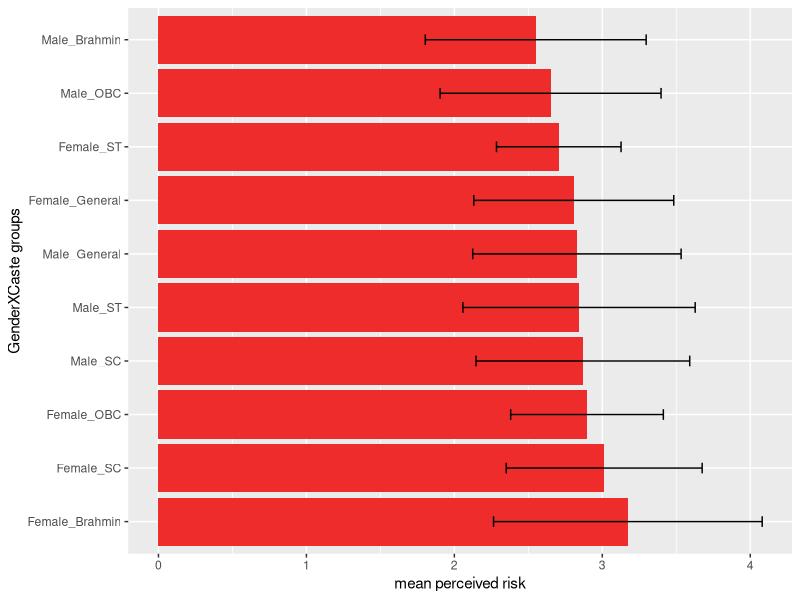
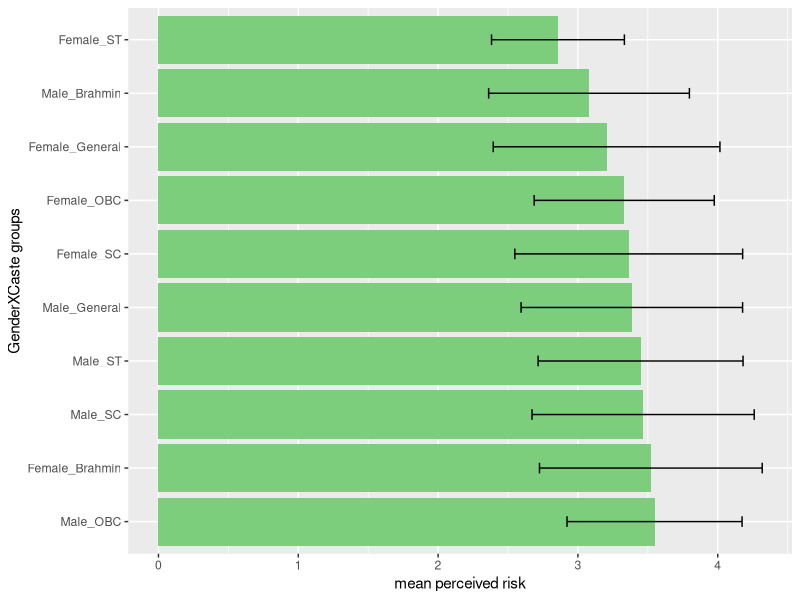
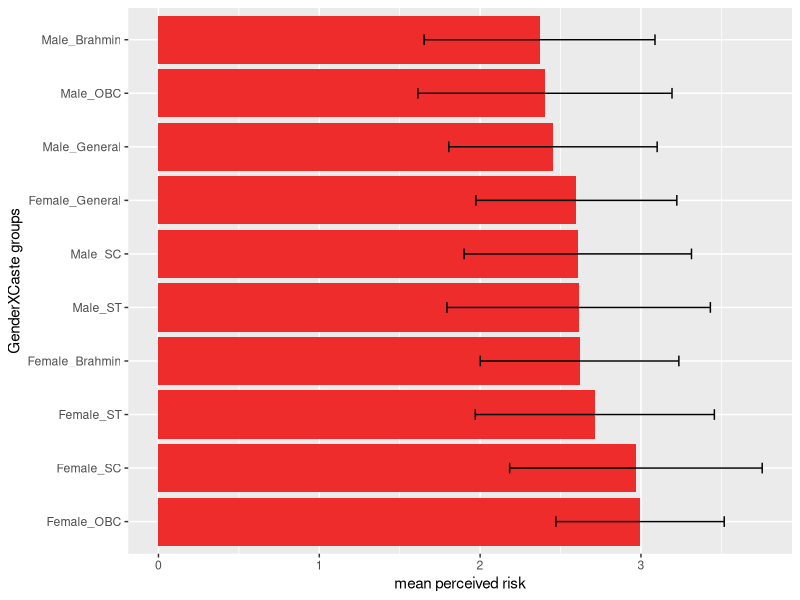
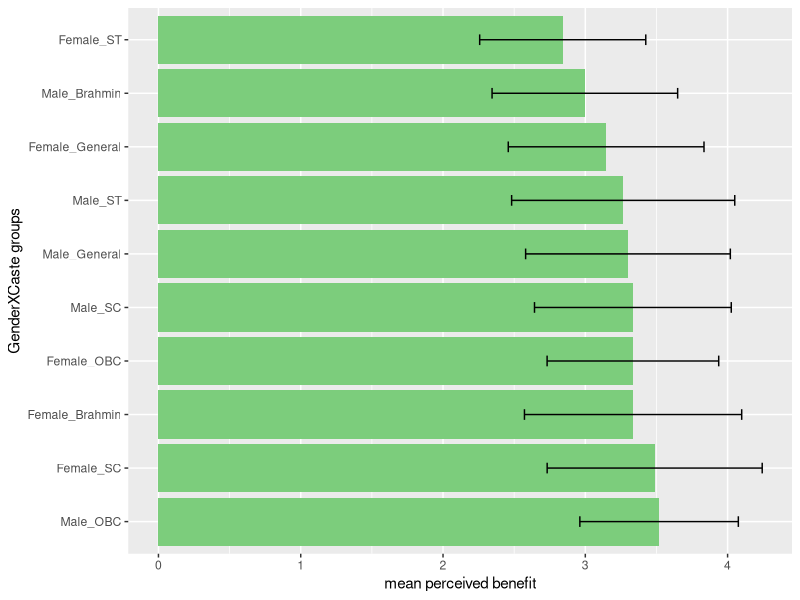
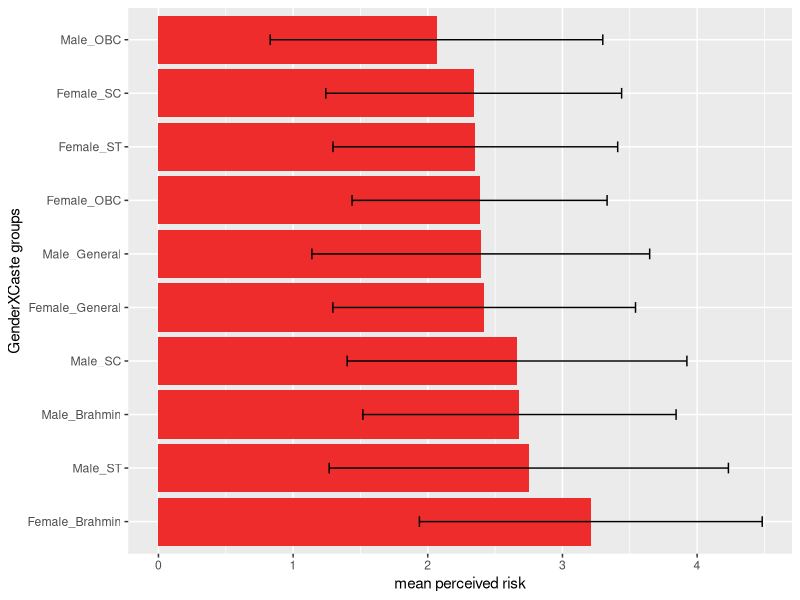
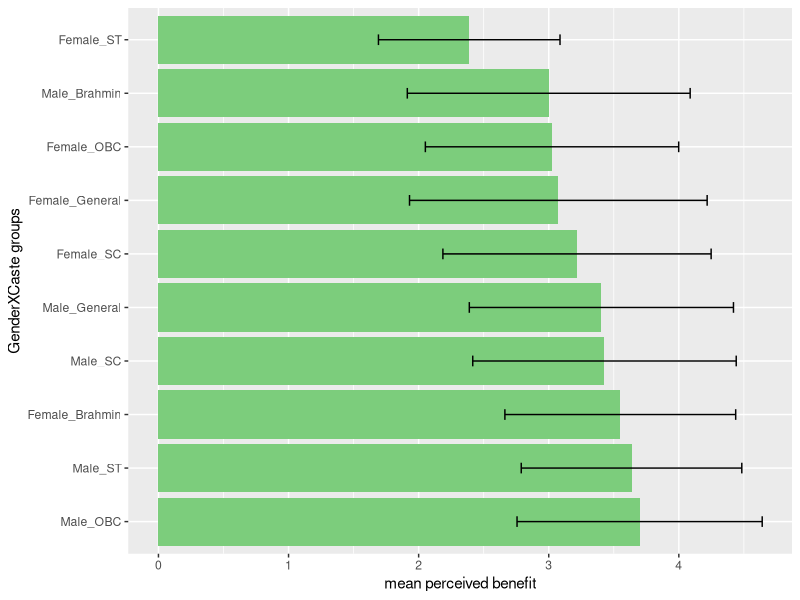
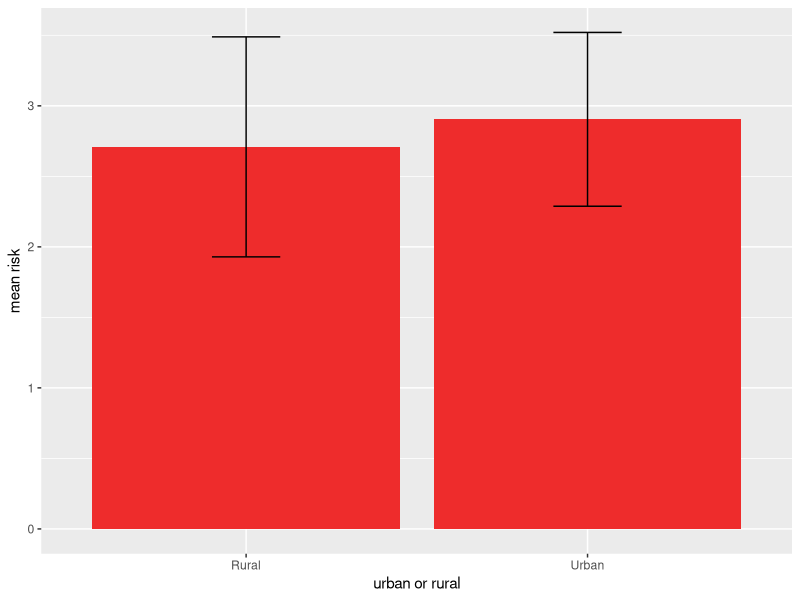
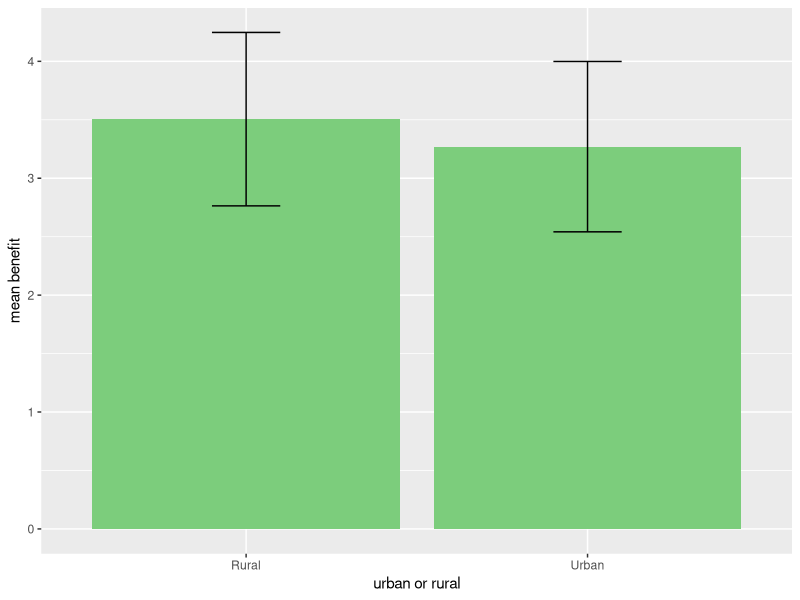

Generate these figures, in order, with R:
## ---- chunk 1
  knitr::opts_chunk$set(warning = FALSE, message = FALSE)

suppressPackageStartupMessages(library(tidyverse))
suppressPackageStartupMessages(library(readxl))
suppressPackageStartupMessages(library(dplyr))
suppressPackageStartupMessages(library(tidyr))
suppressPackageStartupMessages(library(ggplot2))

## ---- chunk 2
knitr::opts_chunk$set(warning = FALSE, message = FALSE)
moduletwo <- read_excel(here::here("thesis_surveydata/political_factors_complete.xlsx"))
module2 <- data.frame(moduletwo)
module2[module2 == "Rather not say/ Don't know"] <- "Rather not say/Don't know"

# loaded data set for module 2 eco -pol variables and removes the rows with question number and question text
## ---- chunk 3
knitr::opts_chunk$set(warning = FALSE, message = FALSE)
#This chunk contains the coding schemes of various scales used in survey one: eco-political factors, kahan scale and acceptance scale
codedmodule2 <- module2 %>%
  
#remove row 1
  filter(!row_number() %in% c(1,2)) %>% 
  
# replace risky likert scale with numbers
  mutate_at(vars(starts_with("Risky")), funs(case_when(. =="Not at all risky" ~ 1, 
                                                       . =="Slightly risky" ~ 2, 
                                                       . =="Moderately risky" ~ 3, 
                                                       . =="Very risky" ~ 4, 
                                                       . =="Extremely risky" ~ 5))) %>%

# replace beneficial likert scale with numbers  
  mutate_at(vars(starts_with("Ben")), funs(case_when(. =="Not at all beneficial" ~ 1,
                                                     . =="Slightly beneficial" ~ 2,
                                                     . =="Moderately beneficial" ~ 3,
                                                     . =="Very beneficial" ~ 4,
                                                     . =="Extremely beneficial" ~ 5 ))) %>%

# replace nuclear acceptance likert scale with numbers
  mutate_at(vars(N_accept,N_reluctantlyaccept,N_reject), funs(case_when(. == "Strongly disagree" ~ 1, 
                                                                        . == "Somewhat disagree" ~ 2,
                                                                        . == "Neither agree nor disagree" ~3,
                                                                        . == "Somewhat agree" ~ 4,
                                                                        . == "Strongly agree" ~ 5))) %>%
  
# code likert scale for variables for Kahan scale into numbers
  mutate_at(vars(starts_with (c("K_I","K_H","DISPLACE", "POLLUTE", "HEALTH", "JOBS", "BEAUTY", "PRIDE", "NPRIDE", "DEV", "PROSPER", "RELY"))), funs(case_when(. == "Strongly disagree" ~ 1, 
               . == "Somewhat disagree" ~ 2,
               . == "Neither agree nor disagree" ~3,
               . == "Somewhat agree" ~ 4,
               . == "Strongly agree" ~ 5))) %>%
  
# reverse code for likert scale for variables for Kahan scale into numbers
  mutate_at(vars(starts_with (c("K_S","K_E"))), funs(case_when(. == "Strongly disagree" ~ 5, 
                                                               . == "Somewhat disagree" ~ 4,
                                                               . == "Neither agree nor disagree" ~3,
                                                               . == "Somewhat agree" ~ 2,
                                                               . == "Strongly agree" ~ 1))) %>%

# code eco-pol scale variables into numbers
  mutate_at(vars(SYSTEMDEMO,SYSTEMRELIGION,SYSTEMTECHNO,SYSTEMTOTAL,WEALTHLIM,MECHANISATION,DECISIONDECEN,INDUSTRYLARGE,ECONOMYGLOBAL,OWNERPVT,OWNERNOREG), funs(case_when(. == "Strongly disagree" ~ 1, 
                        . == "Somewhat disagree" ~ 2,
                        . == "Neither agree nor disagree" ~3,
                        . == "Somewhat agree" ~ 4,
                        . == "Strongly agree" ~ 5))) %>%

# reverse code eco-pol scale variables into numbers 
 mutate_at(vars(DECISIONCEN, INDUSTRYSMALL, ECONOMYLOCAL, ENVOVERDEV,OWNERPUB, OWNERREG), funs(case_when(. == "Strongly disagree" ~ 5, 
                                                                                                         . == "Somewhat disagree" ~ 4,
                                                                                                         . == "Neither agree nor disagree" ~3,
                                                                                                         . == "Somewhat agree" ~ 2,
                                                                                                         . == "Strongly agree" ~ 1)))

## ---- chunk 4

moduleone <- read_excel(here::here("thesis_surveydata/livelihood_insecurity_complete.xlsx"))
module1 <- data.frame(moduleone)

# loaded data set for module 2 eco -pol variables and removes the rows with question number and question text
## ---- chunk 5
#This chunk contains the coding schemes of various scales used in survey one: eco-political factors, kahan scale and acceptance scale
codedmodule1 <- module1 %>%
  
#remove row 1
  filter(!row_number() %in% c(1,2)) %>% 
  
# replace risky likert scale with numbers
  mutate_at(vars(starts_with("Risky")), funs(case_when(. =="Not at all risky" ~ 1, 
                                                       . =="Slightly risky" ~ 2, 
                                                       . =="Moderately risky" ~ 3, 
                                                       . =="Very risky" ~ 4, 
                                                       . =="Extremely risky" ~ 5))) %>%

# replace beneficial likert scale with numbers  
  mutate_at(vars(starts_with("Ben")), funs(case_when(. =="Not at all beneficial" ~ 1,
                                                     . =="Slightly beneficial" ~ 2,
                                                     . =="Moderately beneficial" ~ 3,
                                                     . =="Very beneficial" ~ 4,
                                                     . =="Extremely beneficial" ~ 5 ))) %>%

# replace nuclear acceptance likert scale with numbers
  mutate_at(vars(N_accept,N_reluctantlyaccept,N_reject), funs(case_when(. == "Strongly disagree" ~ 1, 
                                                                        . == "Somewhat disagree" ~ 2,
                                                                        . == "Neither agree nor disagree" ~3,
                                                                        . == "Somewhat agree" ~ 4,
                                                                        . == "Strongly agree" ~ 5)))

## ---- chunk 6

suppressPackageStartupMessages(library(tidyselect))
# combine codedmodule1 and codedmodule2

numcol2 <- codedmodule2 %>% add_column(Respondent = 1:1099, .before = "Language") 
numcol1 <- codedmodule1 %>% add_column(Respondent = 1099:2160, .before = "Language")

joineddf <-  full_join(numcol2, numcol1, by = c("Respondent", "Language", "Survey_Date", "State", "Risky_Hydro", "Risky_Solar", "Risky_Wind", "Risky_Nuclear", "Risky_Coal", "Risky_Gas", "Risky_Oil", "Risky_INDHydro", "Risky_INDSolar", "Risky_INDWind", "Risky_INDBiogas", "Risky_INDDiesel", "Risky_INDKerosene", "Risky_INDFirewoodetc", "Risky_INDLPG", "Ben_Hydro", "Ben_Solar", "Ben_Wind", "Ben_Nuclear", "Ben_Coal", "Ben_Gas", "Ben_Oil", "Ben_INDHydro", "Ben_INDSolar", "Ben_INDWind", "Ben_INDDiesel", "Ben_INDBiogas", "Ben_INDFirewoodetc", "Ben_INDLPG", "Ben_INDKerosene", "N_accept", "N_reluctantlyaccept", "N_reject", "age", "urban_rural", "gender", "caste", "religion", "religiontext")) 

## ---- chunk 7


castegendereffect <- joineddf %>%
  select(starts_with(c("Risky", "gender", "caste")))%>%
  unite("Gender_Caste", c("gender", "caste")) %>%
  na.omit() 


castegendereffect$Gender_Caste <- as.factor(castegendereffect$Gender_Caste)
#levels(castegendereffect$Gender_Caste)

 # mean risk from centrally controlled energy technologies

caste_gender <- castegendereffect %>%
  mutate(Gender_Caste = factor(castegendereffect$Gender_Caste, levels = c("Female_Brahmin", "Female_SC", "Female_OBC", "Male_SC","Male_ST", "Male_General", "Female_General","Female_ST" ,"Male_OBC", "Male_Brahmin")))%>%
  select(!starts_with(c("Risky_IND")))%>%
  rowwise()%>%
  na.omit()%>%
  dplyr::mutate(riskscore = mean(c_across(Risky_Hydro:Risky_Oil))) %>%
  select(Gender_Caste, riskscore) %>%
  dplyr::group_by(Gender_Caste)%>%
  summarise(mean=mean(riskscore),median= median(riskscore), sd=sd(riskscore), n=n())%>%
  arrange(desc(mean))

data.frame(caste_gender)

caste_gender %>%  ggplot(aes(y = Gender_Caste, x = mean))+
  geom_bar(stat="identity", position=position_dodge(), fill = "firebrick2")+
  geom_errorbar(aes(xmin=mean-sd, xmax=mean + sd), width=.2,
                 position=position_dodge(.9))+
  labs(x = "mean perceived risk", y = "GenderXCaste groups")

 


## ---- chunk 8


castegenderben <- joineddf %>%
  select(starts_with(c("Ben", "gender", "caste")))%>%
  unite("Gender_Caste", c("gender", "caste")) %>%
  na.omit()

caste_gender2 <- castegenderben%>%
  mutate(Gender_Caste = factor(castegenderben$Gender_Caste, levels = c("Male_OBC","Female_Brahmin","Male_SC","Male_ST", "Male_General", "Female_SC", "Female_OBC",  "Female_General" , "Male_Brahmin","Female_ST")))%>%
  select(!starts_with(c("Ben_IND")))%>%
  rowwise()%>%
  na.omit()%>%
  dplyr::mutate(benscore = mean(c_across(Ben_Hydro:Ben_Oil))) %>%
  select(Gender_Caste, benscore) %>%
  dplyr::group_by(Gender_Caste)%>%
  summarise(mean=mean(benscore), sd=sd(benscore), median = median (benscore), n= n())%>%
  arrange(desc(mean))

data.frame(caste_gender2)

 # mean benefit from centrally controlled energy technologies

caste_gender2 %>%
  ggplot(aes(y = Gender_Caste, x = mean))+
  geom_bar(stat="identity", position=position_dodge(), fill = "palegreen3")+
  geom_errorbar(aes(xmin=mean-sd, xmax=mean + sd), width=.2,
                 position=position_dodge(.9))+
  labs(x = "mean perceived risk", y = "GenderXCaste groups")
 


## ---- chunk 9

# mean risk from individually or community owned energy technologies

caste_gender3 <- castegendereffect %>%
  mutate(Gender_Caste = factor(Gender_Caste, levels = c("Female_OBC","Female_SC", "Female_ST" ,"Female_Brahmin", "Male_ST",  "Male_SC","Female_General", "Male_General", "Male_OBC", "Male_Brahmin")))%>%
  select(starts_with(c("Risky_IND", "Gender_Caste")))%>%
  #select("Risky_Hydro", "Risky_Nuclear", "Risky_Coal","Gender_Caste")%>%
  rowwise()%>%
  na.omit()%>%
  dplyr::mutate(riskscore = mean(c_across(Risky_INDHydro:Risky_INDLPG))) %>%
  select(Gender_Caste, riskscore) %>%
  dplyr::group_by(Gender_Caste)%>%
  summarise(mean=mean(riskscore), sd=sd(riskscore))%>%
  arrange(desc(mean))

data.frame(caste_gender3)

caste_gender3%>%
  ggplot(aes(y = Gender_Caste, x = mean))+
  geom_bar(stat="identity", position=position_dodge(), fill = "firebrick2")+
  geom_errorbar(aes(xmin=mean-sd, xmax=mean + sd), width=.2,
                 position=position_dodge(.9))+
  labs(x = "mean perceived risk", y = "GenderXCaste groups")


#%>%
 
#group_by("Gender_Caste") %>%
 #summarise_at(vars("Risky_Nuclear"), list(Riskscore = mean))
    #mutate(Gender_Caste = factor(Gender_Caste, levels = c("Male_Brahmin", "Male_General","Male_OBC", "Male_SC", "Male_ST","Female_Brahmin", "Female_General", "Female_OBC","Female_SC", "Female_ST")))

## ---- chunk 10

# mean benefit from individually or community owned energy technologies


caste_gender4 <- castegenderben %>%
  mutate(Gender_Caste = factor(Gender_Caste, levels = c("Male_OBC","Female_SC","Female_Brahmin","Female_OBC","Male_SC", "Male_General","Male_ST","Female_General","Male_Brahmin", "Female_ST")))%>%
  select(starts_with(c("Ben_IND", "Gender_Caste")))%>%
  #select("Risky_Hydro", "Risky_Nuclear", "Risky_Coal","Gender_Caste")%>%
  rowwise()%>%
  na.omit()%>%
  dplyr::mutate(benscore = mean(c_across(Ben_INDHydro:Ben_INDLPG))) %>%
  select(Gender_Caste, benscore) %>%
  dplyr::group_by(Gender_Caste)%>%
  summarise(mean=mean(benscore), sd=sd(benscore), median= median(benscore), n = n())%>%
  arrange(desc(mean))

data.frame(caste_gender4)


caste_gender4%>%
  ggplot(aes(y = Gender_Caste, x = mean))+
  geom_bar(stat="identity", position=position_dodge(), fill = "palegreen3")+
  geom_errorbar(aes(xmin=mean-sd, xmax=mean + sd), width=.2,
                 position=position_dodge(.9))+
  labs(x = "mean perceived benefit", y = "GenderXCaste groups")


## ---- chunk 11

caste_genderh <- castegendereffect %>%
  mutate(Gender_Caste = factor(Gender_Caste, levels = c("Female_Brahmin","Male_ST","Male_Brahmin", "Male_SC","Female_General","Male_General", "Female_OBC", "Female_ST","Female_SC", "Male_OBC")))%>%
  select(!starts_with(c("Risky_IND")))%>%
  select("Risky_Hydro", "Risky_Nuclear", "Risky_Coal","Gender_Caste")%>%
  na.omit()%>%
  dplyr::group_by(Gender_Caste)%>%
  summarise(hydro_m=mean(Risky_Hydro), hydro_sd=sd(Risky_Hydro), nuclear_m=mean(Risky_Nuclear), nuclear_sd=sd(Risky_Nuclear),            coal_m=mean(Risky_Coal),   coal_sd=sd(Risky_Coal))%>%
  arrange(desc(hydro_m))

data.frame(caste_genderh)

caste_genderh%>%
  ggplot(aes(y = Gender_Caste, x = hydro_m))+
  geom_bar(stat="identity", position=position_dodge(), fill = "firebrick2")+
  geom_errorbar(aes(xmin=hydro_m-hydro_sd, xmax=hydro_m + hydro_sd), width=.2,
                 position=position_dodge(.9))+
  labs(x = "mean perceived risk", y = "GenderXCaste groups")
## ---- chunk 12

caste_genderh2 <- castegenderben %>%
  mutate(Gender_Caste = factor(Gender_Caste, levels = c("Male_OBC","Male_ST", "Female_Brahmin","Male_SC","Male_General", "Female_SC","Female_General","Female_OBC","Male_Brahmin",  "Female_ST")))%>%
  select(!starts_with(c("Ben_IND")))%>%
  select("Ben_Hydro", "Ben_Nuclear", "Ben_Coal","Gender_Caste")%>%
  na.omit()%>%
  dplyr::group_by(Gender_Caste)%>%
  summarise(hydro_m=mean(Ben_Hydro), hydro_sd=sd(Ben_Hydro), nuclear_m=mean(Ben_Nuclear), nuclear_sd=sd(Ben_Nuclear),            coal_m=mean(Ben_Coal),   coal_sd=sd(Ben_Coal))%>%
  arrange(desc(hydro_m))

data.frame(caste_genderh2)

caste_genderh2 %>%
  ggplot(aes(y = Gender_Caste, x = hydro_m))+
  geom_bar(stat="identity", position=position_dodge(), fill = "palegreen3")+
  geom_errorbar(aes(xmin=hydro_m-hydro_sd, xmax=hydro_m + hydro_sd), width=.2,
                 position=position_dodge(.9))+
  labs(x = "mean perceived benefit", y = "GenderXCaste groups")
## ---- chunk 13

joineddf$urban_rural <- as.factor(joineddf$urban_rural)
#class(joineddf$urban_rural)
#levels(joineddf$urban_rural)


urbanrural <- joineddf %>%
  select(starts_with(c("Risky", "urban_rural")))%>%
  select(!starts_with(c("Risky_IND")))%>%
  rowwise()%>%
  na.omit()%>%
  dplyr::mutate(riskscore = mean(c_across(Risky_Hydro:Risky_Oil))) %>%
  select(urban_rural, riskscore) %>%
  dplyr::group_by(urban_rural)%>%
  summarise(mean=mean(riskscore), sd=sd(riskscore), median = median (riskscore), n=n())%>%
  arrange(desc(mean))

data.frame(urbanrural)

urbanrural%>%
  ggplot(aes(x= urban_rural, y = mean))+
  geom_bar(stat="identity", position=position_dodge(), fill = "firebrick2")+
  geom_errorbar(aes(ymin=mean-sd, ymax=mean + sd), width=.2,
                 position=position_dodge(.9))+
  labs(x = "urban or rural", y = "mean risk")
## ---- chunk 14

urbanrural2 <- joineddf %>%
  select(starts_with(c("Ben", "urban_rural")))%>%
  select(!starts_with(c("Ben_IND")))%>%
  rowwise()%>%
  na.omit()%>%
  dplyr::mutate(benscore = mean(c_across(Ben_Hydro:Ben_Oil))) %>%
  select(urban_rural, benscore) %>%
  dplyr::group_by(urban_rural)%>%
  summarise(mean=mean(benscore), sd=sd(benscore), median= median(benscore), n= n())%>%
  arrange(desc(mean))


data.frame(urbanrural2)

urbanrural2%>%
  ggplot(aes(x= urban_rural, y = mean))+
  geom_bar(stat="identity", position=position_dodge(), fill = "palegreen3")+
  geom_errorbar(aes(ymin=mean-sd, ymax=mean + sd), width=.2,
                 position=position_dodge(.9))+
  labs(x = "urban or rural", y = "mean benefit")
## ---- chunk 15

joineddf$gender <- as.factor(joineddf$gender)
#class(joineddf$gender)
#levels(joineddf$gender)


genderrisk <- joineddf %>%
  select(starts_with(c("Risky", "gender")))%>%
  select(!starts_with(c("Risky_IND")))%>%
  rowwise()%>%
  na.omit()%>%
  dplyr::mutate(riskscore = mean(c_across(Risky_Hydro:Risky_Oil))) %>%
  select(gender, riskscore) %>%
  dplyr::group_by(gender)%>%
  summarise(mean=mean(riskscore), sd=sd(riskscore), median= median(riskscore), n=n())%>%
  arrange(desc(mean))

data.frame(genderrisk)


genderrisk%>%
  ggplot(aes(x= gender, y = mean))+
  geom_bar(stat="identity", position=position_dodge(), fill = "firebrick2")+
  geom_errorbar(aes(ymin=mean-sd, ymax=mean + sd), width=.2,
                 position=position_dodge(.9))+
  labs(y = "mean risk")
## ---- chunk 16

genderben <- joineddf %>%
  select(starts_with(c("Ben", "gender")))%>%
  select(!starts_with(c("Ben_IND")))%>%
  rowwise()%>%
  na.omit()%>%
  dplyr::mutate(benscore = mean(c_across(Ben_Hydro:Ben_Oil))) %>%
  select(gender, benscore) %>%
  dplyr::group_by(gender)%>%
  summarise(mean=mean(benscore), sd=sd(benscore), median = median(benscore), n=n())%>%
  arrange(desc(mean))

data.frame(genderben)

genderben %>%
  ggplot(aes(x= gender, y = mean))+
  geom_bar(stat="identity", position=position_dodge(), fill = "palegreen3")+
  geom_errorbar(aes(ymin=mean-sd, ymax=mean + sd), width=.2,
                 position=position_dodge(.9))+
  labs(y = "mean benefit")
## ---- chunk 17

joineddf$gender <- as.factor(joineddf$gender)
#class(joineddf$gender)
#levels(joineddf$gender)



genderrisk2 <- joineddf %>%
  select(starts_with(c("Risky", "gender")))%>%
  select(starts_with(c("Risky_IND", "gender")))%>%
  rowwise()%>%
  na.omit()%>%
  dplyr::mutate(riskscore = mean(c_across(Risky_INDHydro:Risky_INDLPG))) %>%
  select(gender, riskscore) %>%
  dplyr::group_by(gender)%>%
  summarise(mean=mean(riskscore), sd=sd(riskscore), median= median(riskscore), n=n())%>%
  arrange(desc(mean))

data.frame(genderrisk2)

genderrisk2%>%
  ggplot(aes(x= gender, y = mean))+
  geom_bar(stat="identity", position=position_dodge(), fill = "firebrick2")+
  geom_errorbar(aes(ymin=mean-sd, ymax=mean + sd), width=.2,
                 position=position_dodge(.9))+
  labs(y = "mean risk")
## ---- chunk 18

genderben2 <- joineddf %>%
  select(starts_with(c("Ben", "gender")))%>%
  select(starts_with(c("Ben_IND", "gender")))%>%
  rowwise()%>%
  na.omit()%>%
  dplyr::mutate(benscore = mean(c_across(Ben_INDHydro:Ben_INDLPG))) %>%
  select(gender, benscore) %>%
  dplyr::group_by(gender)%>%
  summarise(mean=mean(benscore), sd=sd(benscore), median = median (benscore), n=n())%>%
  arrange(desc(mean))

data.frame(genderben2)

genderben2%>%
  ggplot(aes(x= gender, y = mean))+
  geom_bar(stat="identity", position=position_dodge(), fill = "palegreen3")+
  geom_errorbar(aes(ymin=mean-sd, ymax=mean + sd), width=.2,
                 position=position_dodge(.9))+
  labs(y = "mean benefit")
## ---- chunk 19

joineddf$religion <- as.factor(joineddf$religion)
#class(joineddf$religion)
#levels(joineddf$religion)



religionrisk1 <- joineddf %>%
  select(starts_with(c("Risky", "religion")))%>%
  select(!starts_with(c("Risky_IND", "religiontext")))%>%
 mutate(religion = factor(religion, levels = c("Agnostism/ Atheism","Other (Please mention)" ,  "Jainism", "Buddhism", "Islam",              "Hinduism", "Christanity", "Sikhism"))) %>%
  #select("Risky_Hydro", "Risky_Solar", "Risky_Nuclear","urban_rural")%>%
  rowwise()%>%
  na.omit()%>%
  dplyr::mutate(riskscore = mean(c_across(Risky_Hydro:Risky_Oil))) %>%
  select(religion, riskscore) %>%
  dplyr::group_by(religion)%>%
  summarise(mean=mean(riskscore), sd=sd(riskscore), median= median(riskscore), n=n())%>%
  arrange(desc(mean))

data.frame(religionrisk1)

religionrisk1%>%
  ggplot(aes(x= religion, y = mean))+
  geom_bar(stat="identity", position=position_dodge(), fill = "firebrick2")+
  geom_errorbar(aes(ymin=mean-sd, ymax=mean + sd), width=.2,
                 position=position_dodge(.9))+
  labs(y= "mean perceived risk")+
  coord_flip()
## ---- chunk 20

religionben1 <- joineddf %>%
  select(starts_with(c("Ben", "religion")))%>%
  select(!starts_with(c("Ben_IND", "religiontext")))%>%
 mutate(religion = factor(religion, levels = c("Other (Please mention)" ,"Agnostism/ Atheism",  "Christanity","Hinduism", "Islam","Jainism", "Sikhism" ,"Buddhism"))) %>%
  #select("Risky_Hydro", "Risky_Solar", "Risky_Nuclear","urban_rural")%>%
  rowwise()%>%
  na.omit()%>%
  dplyr::mutate(benscore = mean(c_across(Ben_Hydro:Ben_Oil))) %>%
  select(religion, benscore) %>%
  dplyr::group_by(religion)%>%
  summarise(mean=mean(benscore), sd=sd(benscore), median=median(benscore), n=n())%>%
  arrange(desc(mean))

data.frame(religionben1)

religionben1%>%
  ggplot(aes(x= religion, y = mean))+
  geom_bar(stat="identity", position=position_dodge(), fill = "palegreen3")+
  geom_errorbar(aes(ymin=mean-sd, ymax=mean + sd), width=.2,
                 position=position_dodge(.9))+
  labs(y= "mean perceived benefit")+
  coord_flip()
## ---- chunk 21

joineddf$religion <- as.factor(joineddf$religion)
#class(joineddf$religion)
#levels(joineddf$religion)



religionrisk2 <- joineddf %>%
  select(!starts_with(c("religiontext")))%>%
  select(starts_with(c("Risky_IND", "religion")))%>%
 mutate(religion = factor(religion, levels = c("Agnostism/ Atheism", "Jainism","Other (Please mention)" ,  "Buddhism", "Islam",              "Hinduism", "Christanity", "Sikhism"))) %>%
  #select("Risky_Hydro", "Risky_Solar", "Risky_Nuclear","urban_rural")%>%
  rowwise()%>%
  na.omit()%>%
  dplyr::mutate(riskscore = mean(c_across(Risky_INDHydro:Risky_INDLPG))) %>%
  select(religion, riskscore) %>%
  dplyr::group_by(religion)%>%
  summarise(mean=mean(riskscore), sd=sd(riskscore), median = median(riskscore), n=n())%>%
  arrange(desc(mean))

data.frame(religionrisk2)

religionrisk2%>%
  ggplot(aes(x= religion, y = mean))+
  geom_bar(stat="identity", position=position_dodge(), fill = "firebrick2")+
  geom_errorbar(aes(ymin=mean-sd, ymax=mean + sd), width=.2,
                 position=position_dodge(.9))+
  labs(y= "mean perceived risk")+
  coord_flip()
## ---- chunk 22

religionben2 <- joineddf %>%
  select(!starts_with(c("religiontext")))%>%
  select(starts_with(c("Ben_IND", "religion")))%>%
 mutate(religion = factor(religion, levels = c( "Jainism","Other (Please mention)" , "Hinduism","Agnostism/ Atheism", "Islam",   "Christanity","Buddhism", "Sikhism"))) %>%
  #select("Risky_Hydro", "Risky_Solar", "Risky_Nuclear","urban_rural")%>%
  rowwise()%>%
  na.omit()%>%
  dplyr::mutate(benscore = mean(c_across(Ben_INDHydro:Ben_INDLPG))) %>%
  select(religion, benscore) %>%
  dplyr::group_by(religion)%>%
  summarise(mean=mean(benscore), sd=sd(benscore), median = median(benscore), n=n())%>%
  arrange(desc(mean))

data.frame(religionben2)

religionben2%>%
  ggplot(aes(x= religion, y = mean))+
  geom_bar(stat="identity", position=position_dodge(), fill = "palegreen3")+
  geom_errorbar(aes(ymin=mean-sd, ymax=mean + sd), width=.2,
                 position=position_dodge(.9))+
  labs(y= "mean perceived benefit")+
  coord_flip()
## ---- chunk 23

joineddf$age <- as.factor(joineddf$age)
#class(joineddf$age)
#levels(joineddf$age)



agerisk1<- joineddf %>%
  select(starts_with(c("Risky", "age")))%>%
  select(!starts_with(c("Risky_IND")))%>%
 mutate(age = factor(age, levels = c("18-24 years old", "25-34 years old", "35-44 years old", "45-54 years old" , "55-64 years old" ,  "65-74 years old", "75 years or older"))) %>%
  #select("Risky_Hydro", "Risky_Solar", "Risky_Nuclear","urban_rural")%>%
  rowwise()%>%
  na.omit()%>%
  dplyr::mutate(riskscore = mean(c_across(Risky_Hydro:Risky_Oil))) %>%
  select(age, riskscore) %>%
  dplyr::group_by(age)%>%
  summarise(mean=mean(riskscore), sd=sd(riskscore), median= median(riskscore), n=n())%>%
  arrange(desc(mean))

data.frame(agerisk1)

agerisk1%>%
  ggplot(aes(x= age, y = mean))+
  geom_bar(stat="identity", position=position_dodge(), fill = "firebrick2")+
  geom_errorbar(aes(ymin=mean-sd, ymax=mean + sd), width=.2,
                 position=position_dodge(.9))+
  labs(y = "mean perceived risk")+
  coord_flip()
## ---- chunk 24

ageben1 <- joineddf %>%
  select(starts_with(c("Ben", "age")))%>%
  select(!starts_with(c("Ben_IND")))%>%
 mutate(age = factor(age, levels = c("18-24 years old", "25-34 years old", "35-44 years old", "45-54 years old" , "55-64 years old" ,  "65-74 years old", "75 years or older"))) %>%
  #select("Risky_Hydro", "Risky_Solar", "Risky_Nuclear","urban_rural")%>%
  rowwise()%>%
  na.omit()%>%
  dplyr::mutate(benscore = mean(c_across(Ben_Hydro:Ben_Oil))) %>%
  select(age, benscore) %>%
  dplyr::group_by(age)%>%
  summarise(mean=mean(benscore), sd=sd(benscore),median= median(benscore), n=n())%>%
  arrange(desc(mean))

data.frame(ageben1)


ageben1%>%
  ggplot(aes(x= age, y = mean))+
  geom_bar(stat="identity", position=position_dodge(), fill = "palegreen3")+
  geom_errorbar(aes(ymin=mean-sd, ymax=mean + sd), width=.2,
                 position=position_dodge(.9))+
  labs(y = "mean perceived benefit")+
  coord_flip()
## ---- chunk 25

agerisk2 <- joineddf %>%
  select(starts_with(c("Risky", "age")))%>%
  select(starts_with(c("Risky_IND", "age")))%>%
 mutate(age = factor(age, levels = c("18-24 years old", "25-34 years old", "35-44 years old", "45-54 years old" , "55-64 years old" ,  "65-74 years old", "75 years or older"))) %>%
  #select("Risky_Hydro", "Risky_Solar", "Risky_Nuclear","urban_rural")%>%
  rowwise()%>%
  na.omit()%>%
  dplyr::mutate(riskscore = mean(c_across(Risky_INDHydro:Risky_INDLPG))) %>%
  select(age, riskscore) %>%
  dplyr::group_by(age)%>%
  summarise(mean=mean(riskscore), sd=sd(riskscore), median= median(riskscore), n=n())%>%
  arrange(desc(mean))

data.frame(agerisk2)


agerisk2%>%
  ggplot(aes(x= age, y = mean))+
  geom_bar(stat="identity", position=position_dodge(), fill = "firebrick2")+
  geom_errorbar(aes(ymin=mean-sd, ymax=mean + sd), width=.2,
                 position=position_dodge(.9))+
  labs(y = "mean perceived risk")+
  coord_flip()
## ---- chunk 26

ageben2 <- joineddf %>%
  select(starts_with(c("Ben", "age")))%>%
  select(starts_with(c("Ben_IND", "age")))%>%
 mutate(age = factor(age, levels = c("18-24 years old", "25-34 years old", "35-44 years old", "45-54 years old" , "55-64 years old" ,  "65-74 years old", "75 years or older"))) %>%
  #select("Risky_Hydro", "Risky_Solar", "Risky_Nuclear","urban_rural")%>%
  rowwise()%>%
  na.omit()%>%
  dplyr::mutate(benscore = mean(c_across(Ben_INDHydro:Ben_INDLPG))) %>%
  select(age, benscore) %>%
  dplyr::group_by(age)%>%
  summarise(mean=mean(benscore), sd=sd(benscore), median=median(benscore), n=n())%>%
  arrange(desc(mean))

data.frame(ageben2)


ageben2%>%
  ggplot(aes(x= age, y = mean))+
  geom_bar(stat="identity", position=position_dodge(), fill = "palegreen3")+
  geom_errorbar(aes(ymin=mean-sd, ymax=mean + sd), width=.2,
                 position=position_dodge(.9))+
  labs(y = "mean perceived benefit")+
  coord_flip()
## ---- chunk 27
cenrisksummary <- joineddf %>%
  group_by(State)%>%
  summarize_at(vars(starts_with(c("RISKY"))), list(~mean(., na.rm = TRUE), ~median(., na.rm = TRUE), ~sd(.,na.rm = TRUE),~var(.,na.rm = TRUE), ~n())) %>%
  #melt to long format
  gather(key = "technology", value = "summary", Risky_Hydro_mean, Risky_Solar_mean, Risky_Wind_mean, Risky_Nuclear_mean, Risky_Coal_mean, Risky_Gas_mean, Risky_Oil_mean, Risky_Hydro_sd, Risky_Solar_sd, Risky_Wind_sd, Risky_Nuclear_sd, Risky_Coal_sd, Risky_Gas_sd, Risky_Oil_sd,  Risky_Hydro_median, Risky_Solar_median, Risky_Wind_median, Risky_Nuclear_median, Risky_Coal_median, Risky_Gas_median, Risky_Oil_median, Risky_Hydro_n, Risky_Solar_n, Risky_Wind_n, Risky_Nuclear_n, Risky_Coal_n, Risky_Gas_n, Risky_Oil_n,) %>%
  select(State, technology, summary) %>%
  # separate risky from variable suffix
  separate(technology, c("Risky", "var"), extra = "merge", fill = "left") %>%
  #separate mean from variable prefix
  separate(var, c("technology", "meansd")) %>%
  # spread summary values back to wide form
  spread(meansd,summary) %>%
  #clean up
  select(-Risky)%>%
  arrange(State) #%>%
  #setNames(paste0('perceivedrisk.', names(.))) %>%
  #dplyr::rename(technology= perceivedrisk.technology)

data.frame(cenrisksummary)

## ---- chunk 28

joineddf$State <- as.factor(joineddf$State)
#class(joineddf$State)
#levels(joineddf$State)

cenrisksummary %>%
  mutate(technology = fct_reorder(technology, mean, .desc = TRUE))%>%
  ggplot(aes(y= technology, x= mean, fill = technology))+
  geom_bar(stat="identity", position=position_dodge())+
  theme_minimal()+
  geom_errorbar(aes(xmin=mean-sd, xmax=mean + sd), width=.2,
                 position=position_dodge(.9))+
  scale_fill_manual(values=c("#74238B", "#FEF102","#484349","#BA5C12", "#4D9DE0","#CFEBDF", "#FA6728"))+
  xlim(0,5)+
  facet_wrap(~ State)+
  labs(x = "mean perceived risk", y = "energy technologies")
  #scale_fill_manual(y, values =))+


## ---- chunk 29
cenbensummary <- joineddf %>%
  group_by(State)%>%
  summarize_at(vars(starts_with(c("Ben"))), list(~mean(., na.rm = TRUE), ~median(., na.rm = TRUE), ~sd(.,na.rm = TRUE),~var(.,na.rm = TRUE), ~n())) %>%
  #melt to long format
  gather(key = "technology", value = "summary", Ben_Hydro_mean, Ben_Solar_mean, Ben_Wind_mean, Ben_Nuclear_mean, Ben_Coal_mean, Ben_Gas_mean, Ben_Oil_mean, Ben_Hydro_sd, Ben_Solar_sd, Ben_Wind_sd, Ben_Nuclear_sd, Ben_Coal_sd, Ben_Gas_sd, Ben_Oil_sd, Ben_Hydro_median, Ben_Solar_median, Ben_Wind_median, Ben_Nuclear_median, Ben_Coal_median, Ben_Gas_median, Ben_Oil_median, Ben_Hydro_n, Ben_Solar_n, Ben_Wind_n, Ben_Nuclear_n, Ben_Coal_n, Ben_Gas_n, Ben_Oil_n) %>%
  select(State, technology, summary) %>%
  # separate risky from variable suffix
  separate(technology, c("Ben", "var"), extra = "merge", fill = "left") %>%
  #separate mean from variable prefix
  separate(var, c("technology", "meansd")) %>%
  # spread summary values back to wide form
  spread(meansd,summary) %>%
  #clean up
  select(-Ben)%>%
  arrange(State) #%>%
  #setNames(paste0('perceivedrisk.', names(.))) %>%
  #dplyr::rename(technology= perceivedrisk.technology)

data.frame(cenbensummary)

## ---- chunk 30

joineddf$State <- as.factor(joineddf$State)
#class(joineddf$State)
#levels(joineddf$State)

cenbensummary %>%
  mutate(technology = fct_reorder(technology, mean, .desc = TRUE))%>%
  ggplot(aes(y= technology, x= mean, fill = technology))+
  geom_bar(stat="identity", position=position_dodge())+
  theme_minimal()+
  geom_errorbar(aes(xmin=mean-sd, xmax=mean + sd), width=.2,
                 position=position_dodge(.9))+
  scale_fill_manual(values=c("#74238B", "#FEF102","#484349","#BA5C12", "#4D9DE0","#CFEBDF", "#FA6728"))+
  xlim(0,5)+
  facet_wrap(~ State)+
  labs(x = "mean perceived benefit", y = "energy technologies")
  #scale_fill_manual(y, values =))+


## ---- chunk 31
#INDrisksummary <- joineddf %>%
  #group_by(State)%>%
 # summarize_at(vars(starts_with(c("RISKY_IND"))), list(~mean(., na.rm = TRUE), ~median(., na.rm = TRUE), ~sd(.,na.rm = TRUE),~var(.,na.rm = TRUE), ~n())) %>%
  #melt to long format
  #gather(key = "technology", value = "summary", Risky_INDHydro_mean, Risky_INDSolar_mean, Risky_INDWind_mean, Risky_INDDiesel_mean, Risky_INDKerosene_mean, Risky_INDFirewoodetc_mean, Risky_INDLPG_mean,  Risky_INDBiogas_mean, Risky_INDHydro_sd, Risky_INDSolar_sd, Risky_INDWind_sd, Risky_INDDiesel_sd, Risky_INDKerosene_sd, Risky_INDBiogas_sd, Risky_INDKerosene_sd, Risky_INDFirewoodetc_sd, Risky_INDLPG_sd) %>%
  #select(State, technology, summary) %>%
  # separate risky from variable suffix
  #separate(technology, c("Risky", "var"), extra = "merge", fill = "left") %>%
  #separate mean from variable prefix
  #separate(var, c("technology", "meansd")) %>%
  # spread summary values back to wide form
  #spread(meansd,summary) %>%
  #clean up
  #select(-Risky)%>%
  #arrange(mean) #%>%
  #setNames(paste0('perceivedrisk.', names(.))) %>%
  #dplyr::rename(technology= perceivedrisk.technology)

## ---- chunk 32
INDbensummary <- joineddf %>%
  group_by(State)%>%
  summarize_at(vars(starts_with(c("Ben_IND"))), list(~mean(., na.rm = TRUE), ~median(., na.rm = TRUE), ~sd(.,na.rm = TRUE),~var(.,na.rm = TRUE), ~n())) %>%
  #melt to long format
  gather(key = "technology", value = "summary", Ben_INDHydro_mean, Ben_INDSolar_mean, Ben_INDWind_mean, Ben_INDDiesel_mean, Ben_INDKerosene_mean, Ben_INDFirewoodetc_mean, Ben_INDLPG_mean,  Ben_INDBiogas_mean, Ben_INDHydro_sd, Ben_INDSolar_sd, Ben_INDWind_sd, Ben_INDDiesel_sd, Ben_INDKerosene_sd, Ben_INDBiogas_sd, Ben_INDKerosene_sd, Ben_INDFirewoodetc_sd, Ben_INDLPG_sd) %>%
  select(State, technology, summary) %>%
  # separate risky from variable suffix
  separate(technology, c("Ben", "var"), extra = "merge", fill = "left") %>%
  #separate mean from variable prefix
  separate(var, c("technology", "meansd")) %>%
  # spread summary values back to wide form
  spread(meansd,summary) %>%
  #clean up
  select(-Ben)%>%
  arrange(mean) #%>%
  #setNames(paste0('perceivedrisk.', names(.))) %>%
  #dplyr::rename(technology= perceivedrisk.technology)

## ---- chunk 33


#INDrisksummary %>%
  #mutate(technology = fct_reorder(technology, mean, .desc = TRUE))%>%
  #ggplot(aes(y= technology, x= mean, fill = technology))+
  #geom_bar(stat="identity", position=position_dodge())+
  #theme_minimal()+
  #geom_errorbar(aes(xmin=mean-sd, xmax=mean + sd), width=.2,
                 #position=position_dodge(.9))+
  #scale_fill_manual(values=c("red","#74238B", "#4D9DE0", "#CFEBDF","#FEF102","#484349","#BA5C12", "#FA6728"))+
  #xlim(0,5)+
  #facet_wrap(~ State)+
  #labs(x = "mean perceived risk", y = "energy technologies")
  #scale_fill_manual(y, values =))+


## ---- chunk 34


#INDbensummary %>%
  #mutate(technology = fct_reorder(technology, mean, .desc = TRUE))%>%
  #ggplot(aes(y= technology, x= mean, fill = technology))+
  #geom_bar(stat="identity", position=position_dodge())+
  #theme_minimal()+
  #geom_errorbar(aes(xmin=mean-sd, xmax=mean + sd), width=.2,
                # position=position_dodge(.9))+
  #scale_fill_manual(values=c("red","#74238B", "#4D9DE0", "#CFEBDF","#FEF102","#484349","#BA5C12", "#FA6728"))+
 # xlim(0,5)+
 # facet_wrap(~ State)+
 # labs(x = "mean perceived benefit", y = "energy technologies")
  #scale_fill_manual(y, values =))+
